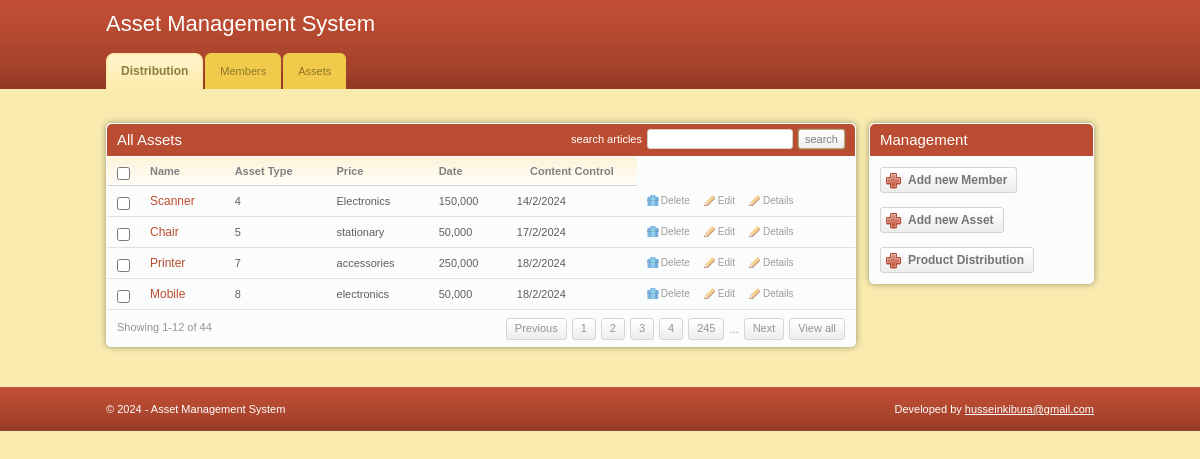
The app's page /assets/ with its own data.
### assetapp/models.py (models this page shows, shortened)
class Asset(models.Model):
    name = models.CharField(max_length=50)
    assettype = models.CharField(max_length=50)
    price = models.CharField(max_length=50)
    date = models.CharField(max_length=10)

### assetapp/views.py (the view)
# urls.py: re_path(r'^assets/$', views.assets, name='assets'),
def assets(request):
    queryset = Asset.objects.all()
    context = {
        "object_list": queryset
    }
    return render(request, 'assetapp/assets.html', context)

### assetapp/templates/assetapp/assets.html (shortened to what this page needs)
{% extends 'base.html' %}
{% block content %}
<div class="box">
    <div class="box-head">
        <h2 class="left">All Assets</h2>
        <div class="right">
            <label>search articles</label>
            <input type="text" class="field small-field" />
            <input type="submit" class="button" value="search" />
        </div>
    </div>
    <div class="table">
        <table width="100%" border="0" cellspacing="0" cellpadding="0">
            <tr>
                <th width="13"><input type="checkbox" class="checkbox" /></th>
                <th>Name</th>
                <th>Asset Type</th>
                <th>Price</th>
                <th>Date</th>
                <th width="110" class="ac">Content Control</th>
            </tr>
             {% for obj in object_list %}
            <tr>
                <td><input type="checkbox" class="checkbox" /></td>
                <td><h3><a href="#">{{ obj.name }}</a></h3></td>
                <td>{{ obj.id }}</td>
                <td>{{ obj.assettype }}</td>
                <td>{{ obj.price }}</td>
                <td>{{ obj.date }}</td>
                <td><a href='{% url "assetdelete" obj.id %}' class="ico del">Delete</a><a href='{% url "assetupdate" obj.id %}' class="ico edit">Edit</a><a href='{% url "assets" obj.id %}' class="ico edit">Details</a></td>
            </tr>
            {% endfor %}
        </table>
        <div class="pagging">
            <div class="left">Showing 1-12 of 44</div>
            <div class="right">
                <a href="#">Previous</a>
                <a href="#">1</a>
                <a href="#">2</a>
                <a href="#">3</a>
                <a href="#">4</a>
                <a href="#">245</a>
                <span>...</span>
                <a href="#">Next</a>
                <a href="#">View all</a>
            </div>
        </div>
    </div>
</div>
{% endblock content %}

### templates/base.html (shortened to what this page needs)
{% load static %}
<!DOCTYPE html PUBLIC "-//W3C//DTD XHTML 1.0 Transitional//EN" "http://www.w3.org/TR/xhtml1/DTD/xhtml1-transitional.dtd">
<html xmlns="http://www.w3.org/1999/xhtml">
<head>
	<link rel="stylesheet" href="{% static 'assetapp/css/style.css' %}" type="text/css" media="all" />
</head>
<body>
<div id="header">
	<div class="shell">
		<div id="top">
			<h1><a href="#">Asset Management System</a></h1>
		</div>
		<div id="navigation">
			<ul>
                <li><a href="{% url 'show_distribution' %}" class="active"><span>Distribution</span></a></li>
			    <li><a href="{% url 'members' %}"><span>Members</span></a></li>
			    <li><a href="{% url 'assets' %}"><span>Assets</span></a></li>
			</ul>
		</div>
	</div>
</div>
<div id="container">
	<div class="shell">
        <br>
		<div id="main">
			<div id="content">
				{% block content %}{% endblock content %}
			</div>
			<div id="sidebar">
				<div class="box">
					<div class="box-head">
						<h2>Management</h2>
					</div>
					<div class="box-content">
						<a href="{% url 'addmembers' %}" class="add-button"><span>Add new Member</span></a>
                        <br>
						<a href="{% url 'addasset' %}" class="add-button"><span>Add new Asset</span></a>
                        <br>
						<a href="{% url 'distribution' %}" class="add-button"><span>Product Distribution</span></a>
					</div>
				</div>
			</div>
		</div>
	</div>
</div>
<div id="footer">
	<div class="shell">
		<span class="left">&copy; 2024 - Asset Management System</span>
		<span class="right">
			Developed by <a href="husseinkibura@gmail.com" target="_blank">husseinkibura@gmail.com</a>
		</span>
	</div>
</div>
</body>
</html>

### assetapp/static/assetapp/css/style.css (style rules this page uses)
* { padding:0; margin:0; outline:0; }
body { background:#f9ebae; font-family: Verdana, sans-serif; font-size:11px; line-height:14px; color:#5e5e5e; }
input, textarea, select { font-family: Verdana, sans-serif; font-size:13px; }
.field { border:solid 1px #d3cfc7; background:#fff; padding:5px; }
.small-field { border:solid 1px #d3cfc7; background:#fff; padding:3px 1px; font-size:11px; }
.checkbox { width:13px; height:13px; vertical-align:top; position:relative; top:2px; }
.button { background:#eee url(images/button.gif) repeat-x 0 0; border:solid 1px #b1a874; color:#7f7f7f; font-size:11px; padding:2px 6px 2px 6px; cursor:pointer; line-height:14px !important; }
a { color:#ba4c32; text-decoration: underline; cursor:pointer; }
.left, .alignleft { float:left; display:inline; }
.right, .alignright { float:right; display:inline; }
.ac { text-align: center !important; }
h1 { font-size:22px; line-height:24px; color:#fff; font-weight: normal; }
h1 a { color:#fff; text-decoration: none; }
h2 { font-size:15px; font-weight: normal; }
h3 { font-size:12px; line-height:14px; font-weight: normal; }
h3 a { text-decoration: none; }
.shell { width:988px; margin:0 auto; }
#header { height:89px; background:url(images/header.gif); white-space:nowrap; }
#header h1 { float:left; display:inline; padding-top:12px; }
#top { height:53px; }
#navigation { height:36px; }
#navigation ul { list-style-type: none; }
#navigation ul li { float:left; display:inline; margin-right:2px; }
#navigation ul li a, #navigation ul li a span { float:left; height:36px; background:url(images/tab.gif) no-repeat 0 0; padding:0 0 0 15px; }
#navigation ul li a span { background-position:right 0; padding:0 15px 0 0; }
#navigation ul li a { line-height:36px; color:#907525; text-decoration: none; }
#navigation ul li a.active, #navigation ul li a:hover { background-position:0 bottom; }
#navigation ul li a.active span, #navigation ul li a:hover span { background-position:right bottom; }
#navigation ul li a.active { font-size:12px; font-weight: bold; color:#887e42; }
#container { padding:20px 0; }
#content { float:left; width:750px; }
#sidebar { float:right; width:225px; }
.table th { background:#fffdfa url(images/th.gif) repeat-x 0 0; color:#818181; text-align: left; padding:7px 10px; border-bottom:solid 1px #d2d1cb; }
.table td { background:#fbfcfc; border-bottom:solid 1px #e0e0e0; padding:8px 10px; }
.box { background:#fbfcfc; height:100%; padding:1px; margin-bottom:20px; }
.box-head { background:#ba4c32; height:32px; color:#fff; padding: 0 10px; line-height:32px; white-space:nowrap; border-bottom:solid 1px #fff; }
.box-head .right { padding-top:5px; line-height:13px; }
.box-head .right label, .box-head .right input { float:left; }
.box-head .right label { padding:4px 0 0 0; }
.box-head .right input { margin-left:5px; }
.pagging { height:20px; padding:8px 10px; line-height:19px; color:#949494; }
.pagging a { background:url(images/pagging.gif) repeat-x 0 0; height:20px; float:left; padding:0 8px; border:solid 1px #d5d5d5; text-decoration: none; color:#949494; margin-left:5px; }
.pagging span { float:left; margin-left:5px; padding-top:2px; }
a.ico { color:#9d9c9a; font-size:10px; text-decoration: none; padding:0 0 0 14px; background-repeat:no-repeat; background-position:0 0; }
a.del { background-image:url(images/del.gif) }
a.edit { background-image:url(images/edit.gif); margin-left:14px; }
.box-content { padding:10px; }
.add-button, .add-button span { float:left; height:26px; background:url(images/add-button.gif) no-repeat 0 0; padding:0 0 0 28px; }
.add-button span { background-position:right 0; padding:0 10px 0 0; }
.add-button { font-weight: bold; font-size:12px; color:#747474; text-decoration: none; line-height:26px; }
#footer { height:44px; background:url(images/footer.gif); line-height:44px; color:#fff; }
#footer a { color:#fff; }
.box { -moz-border-radius:5px; -webkit-border-radius:5px; -moz-box-shadow: 0 0 6px #978f6c; -webkit-box-shadow: 0 0 6px #978f6c; }
.box-head { -moz-border-radius-topleft:5px; -moz-border-radius-topright:5px; -webkit-border-top-left-radius:5px; -webkit-border-top-right-radius:5px; }
.field, .button { -moz-border-radius:4px; -webkit-border-radius:4px; }
.small-field, .button, .pagging a { -moz-border-radius:3px; -webkit-border-radius:3px; }
.button { -moz-box-shadow: 0 0 2px #978f6c; -webkit-box-shadow: 0 0 2px #978f6c; }

### records on screen
Asset: name "Scanner", id "4", assettype "Electronics", price "150,000", date "14/2/2024"
Asset: name "Chair", id "5", assettype "stationary", price "50,000", date "17/2/2024"
Asset: name "Printer", id "7", assettype "accessories", price "250,000", date "18/2/2024"
Asset: name "Mobile", id "8", assettype "electronics", price "50,000", date "18/2/2024"
